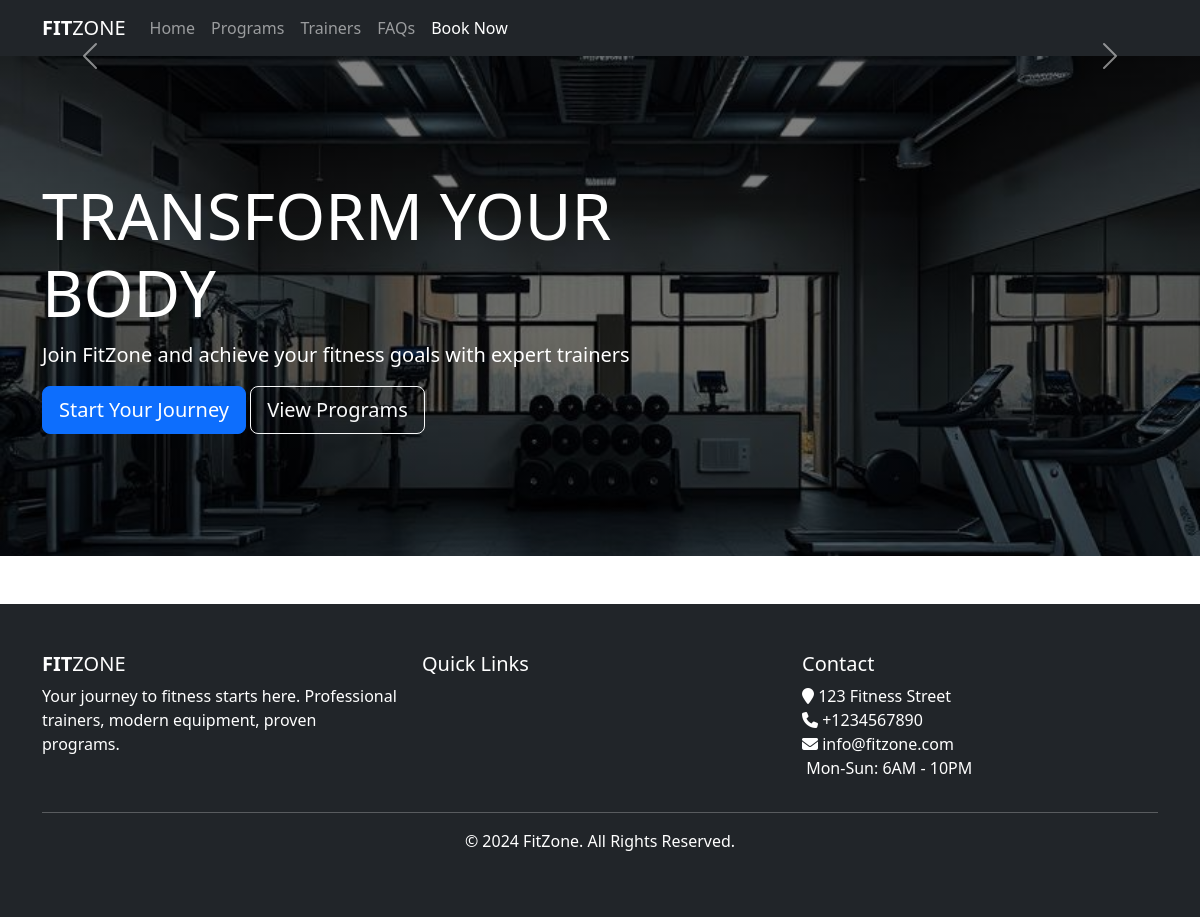
The app's page /, older data.
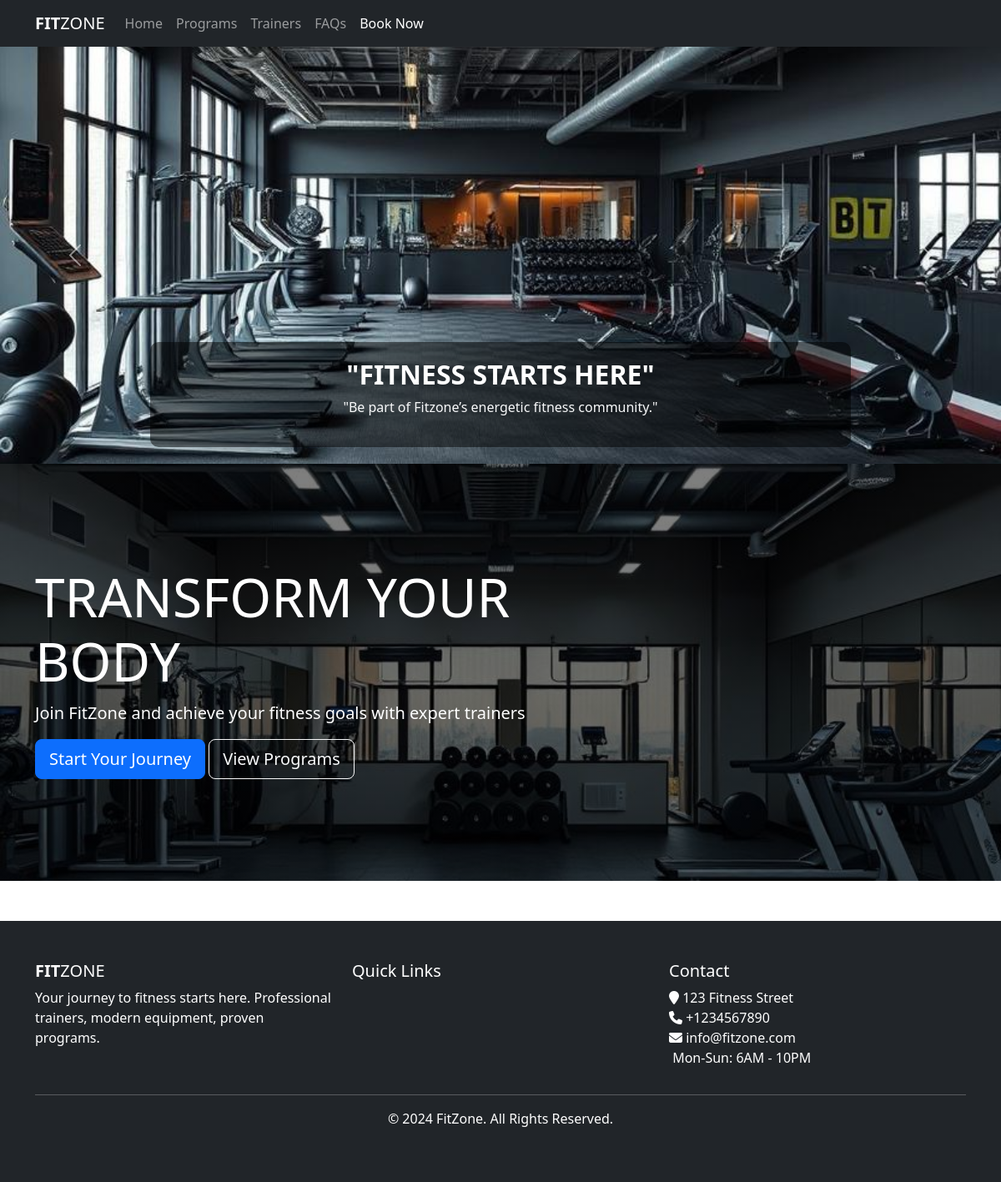
The same page, newer data.
### gym/models.py (models this page shows, shortened)
class Slider(models.Model):
    caption = models.CharField(max_length=50)
    slogan = models.CharField(max_length=120)
    image = models.ImageField(upload_to='sliders/')
    class Meta:
        verbose_name_plural = 'Sliders'

### gym/views.py (the view)
# urls.py: path('',views.HomeView.as_view(),name = 'index'),
class HomeView(ListView):
    template_name = "gym/index.html"
    queryset = Program.objects.all()
    context_object_name = 'programs'
    def get_context_data(self, **kwargs):
        context = super().get_context_data(**kwargs)
        context["sliders"] = Slider.objects.all()
        context['trainers'] = Trainer.objects.all()
        context['testimonials'] = Testimonial.objects.all()[:3]
        return context

### templates/gym/index.html
{% extends "base.html" %}
{% load static %}
{% block maincontent %}
{% include "partials/_slider.html" with sliders=sliders %}
<section class="hero-section" style="background: linear-gradient(rgba(0,0,0,0.5), rgba(0,0,0,0.5)), url('/media/sliders/fitzone-hero.jpeg'); background-size: cover; height: 500px;">
    <div class="container h-100">
        <div class="row h-100 align-items-center">
            <div class="col-md-8 text-white">
                <h1 class="display-3 font-weight-bold">TRANSFORM YOUR BODY</h1>
                <p class="lead">Join FitZone and achieve your fitness goals with expert trainers</p>
                <a href="{% url 'Booking:booking' %}" class="btn btn-primary btn-lg">Start Your Journey</a>
                <a href="{% url "gym:programs" %}" class="btn btn-outline-light btn-lg ml-2">View Programs</a>
            </div>
        </div>
    </div>
</section>
{% endblock %}

### templates/partials/_slider.html (shortened to what this page needs)
<div id="fitzoneCarousel" class="carousel slide" data-bs-ride="carousel">
  <div class="carousel-inner">
    {% for slide in sliders %}
      <div class="carousel-item {% if forloop.first %}active{% endif %}">
        <img src="{{ slide.image.url }}" class="d-block w-100" alt="{{ slide.caption }}">
        <div class="carousel-caption d-none d-md-block">
          <h2 class="text-uppercase text-white fw-bold">{{ slide.caption }}</h2>
          <p class="text-light">{{ slide.slogan }}</p>
        </div>
      </div>
    {% endfor %}
  </div>
  <button class="carousel-control-prev" type="button" data-bs-target="#fitzoneCarousel" data-bs-slide="prev">
    <span class="carousel-control-prev-icon"></span>
  </button>
  <button class="carousel-control-next" type="button" data-bs-target="#fitzoneCarousel" data-bs-slide="next">
    <span class="carousel-control-next-icon"></span>
  </button>
</div>

Row changes from the older to the newer data that the page shows:
added Slider: image (picture), caption "\"FITNESS STARTS HERE\"", slogan "\"Be part of Fitzone’s energetic fitness community.\""
